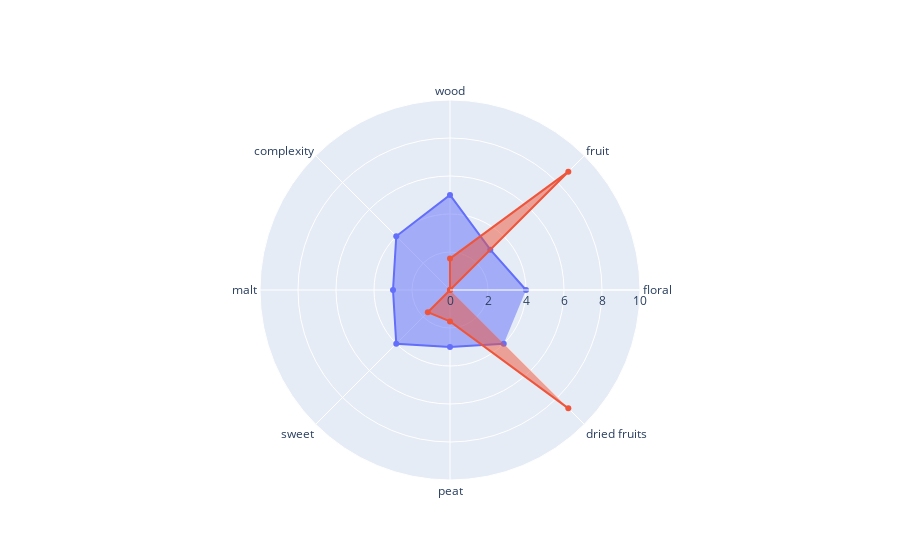

The cell this chart's notebook holds for it:
### Code cell
import plotly.graph_objects as go

panelist_scores = [40,30,50,40,30,40,30,40] 
fig = go.Figure()

fig.add_trace(go.Scatterpolar(
      r=[value / 10 for value in panelist_scores],
      theta=comparable_OSAs,
      fill='toself',
      name='Product A'
))
fig.add_trace(go.Scatterpolar(
      r=list(filtered_OSAs.sum()*10),
      theta=comparable_OSAs,
      fill='toself',
      name='Product B'
))

fig.update_layout(
  polar=dict(
    radialaxis=dict(
      visible=True,
      range=[0, 10]
    )),
  showlegend=False
)

fig.show()

### Figure 1 — Plotly figure (JSON) as saved in the notebook; plotly's stock layout.template omitted (floating-point values rounded to 4 significant figures)
{"data": [{"fill": "toself", "name": "Product A", "r": [4, 3, 5, 4, 3, 4, 3, 4], "theta": ["floral", "fruit", "wood", "complexity", "malt", "sweet", "peat", "dried fruits"], "type": "scatterpolar"}, {"fill": "toself", "name": "Product B", "r": [0, 8.808, 1.651, 0, 0, 1.651, 1.651, 8.808], "theta": ["floral", "fruit", "wood", "complexity", "malt", "sweet", "peat", "dried fruits"], "type": "scatterpolar"}], "layout": {"polar": {"radialaxis": {"range": [0, 10], "visible": true}}, "showlegend": false}}
